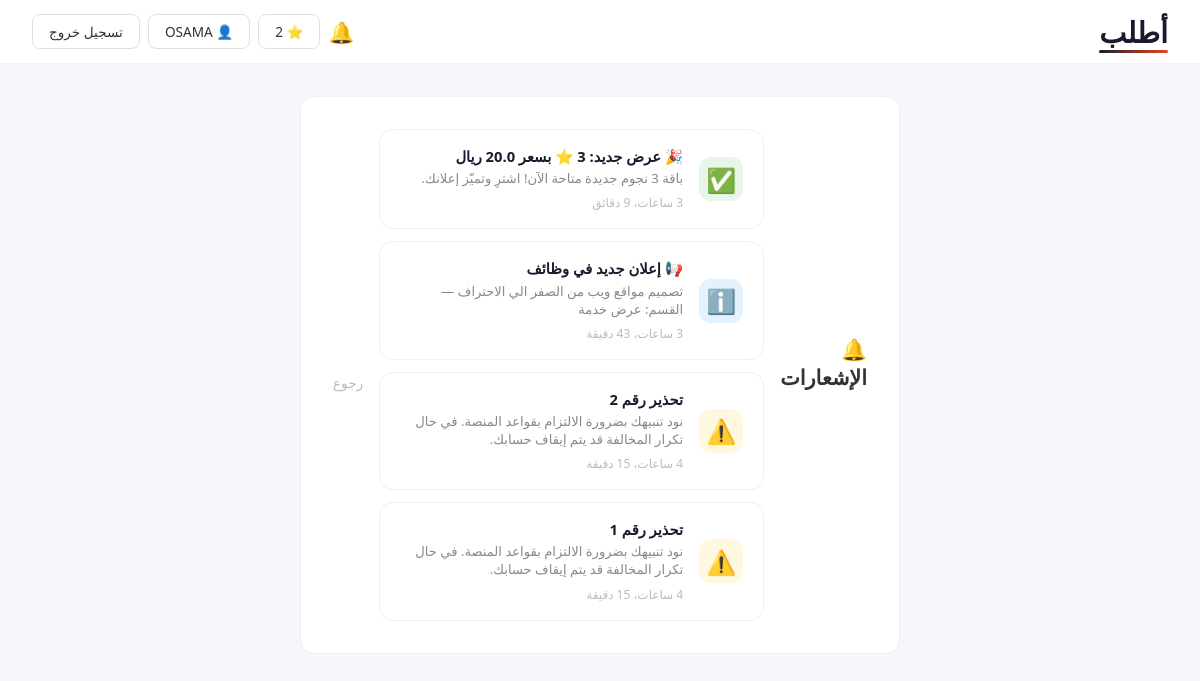
The app's page /notifications/ (signed in) with its own data.
### main/models.py (models this page shows, shortened)
class Subscription(models.Model):
    PLAN_CHOICES = [
        ('free', 'مجاني'),
        ('basic', 'أساسي'),
        ('premium', 'مميز'),
        ('vip', 'VIP'),
    ]
    user = models.OneToOneField(User, on_delete=models.CASCADE, related_name='subscription')
    plan = models.CharField(max_length=20, choices=PLAN_CHOICES, default='free')
    start_date = models.DateTimeField(auto_now_add=True)
    end_date = models.DateTimeField(null=True, blank=True)
    is_active = models.BooleanField(default=True)
    max_ads = models.IntegerField(default=5)
    featured_ads = models.IntegerField(default=0)
    contact_visible = models.BooleanField(default=True)
    stars = models.IntegerField(default=0)

class Notification(models.Model):
    TYPE_CHOICES = [
        ('warning', 'تحذير'),
        ('info', 'معلومات'),
        ('success', 'نجاح'),
        ('danger', 'خطأ'),
    ]
    user = models.ForeignKey(User, on_delete=models.CASCADE, related_name='notifications')
    type = models.CharField(max_length=20, choices=TYPE_CHOICES, default='info')
    title = models.CharField(max_length=200)
    message = models.TextField(blank=True)
    url = models.CharField(max_length=500, blank=True)
    is_read = models.BooleanField(default=False, db_index=True)
    created_at = models.DateTimeField(default=timezone.now)

### main/views.py (the view)
# urls.py: path('notifications/', views.notifications_view, name='notifications'),
def notifications_view(request):
    notifs = request.user.notifications.all().order_by('-created_at')
    unread = notifs.filter(is_read=False)
    unread.update(is_read=True)
    return render(request, 'main/notifications.html', {'notifications': notifs})

### main/context_processors.py (called while the page is built)
def unread_notifications(request):
    if request.user.is_authenticated:
        return {'unread_notifs': Notification.objects.filter(user=request.user, is_read=False).count()}
    return {'unread_notifs': 0}

### templates/main/notifications.html (shortened to what this page needs)
{% extends 'main/base.html' %}
{% block navbar %}
    <nav class="navbar">
        <div class="nav-right">
            <a href="{% url 'home' %}" class="logo">أطلب</a>
        </div>
        <div class="nav-left">
            <a href="{% url 'notifications' %}" class="nav-bell">🔔</a>
            <a href="{% url 'subscription_shop' %}" class="nav-btn">⭐ {{ user.subscription.stars }}</a>
            <a href="{% url 'profile' %}" class="nav-btn user-btn">👤 {{ user.username }}</a>
            <a href="{% url 'logout' %}" class="nav-btn">تسجيل خروج</a>
        </div>
    </nav>
{% endblock %}
{% block content %}
<div class="notif-page">
    <div class="notif-card" style="max-width:600px;margin:2rem auto;padding:2rem">
        <h2 style="margin-bottom:1.5rem;font-size:1.3rem">🔔 الإشعارات</h2>
        {% if notifications %}
        <div class="notif-list">
            {% for n in notifications %}
            <a href="{% if n.url %}{{ n.url }}{% else %}#{% endif %}" class="notif-card-link">
            <div class="notif-card {% if not n.is_read %}unread{% endif %}">
                <div class="notif-icon notif-{{ n.type }}">
                    {% if n.type == 'warning' %}⚠️{% elif n.type == 'danger' %}🔒{% elif n.type == 'success' %}✅{% else %}ℹ️{% endif %}
                </div>
                <div class="notif-body">
                    <h4>{{ n.title }}</h4>
                    {% if n.message %}<p>{{ n.message }}</p>{% endif %}
                    <span class="notif-date">{{ n.created_at|timesince }}</span>
                </div>
            </div>
            </a>
            {% empty %}
            <div class="notif-empty">لا توجد إشعارات</div>
            {% endfor %}
        </div>
        {% else %}
        <div class="profile-empty"><p>لا توجد إشعارات</p></div>
        {% endif %}
        <a href="{% url 'profile' %}" class="promote-cancel" style="margin-top:1rem">رجوع</a>
    </div>
</div>
{% endblock %}

### static/css/style.css (style rules this page uses)
* { margin: 0; padding: 0; box-sizing: border-box; }
body { font-family: 'Segoe UI', Tahoma, sans-serif; background: #f5f7fa; color: #333; }
.navbar { display: flex; justify-content: space-between; align-items: center; padding: 0 2rem; height: 64px; background: rgba(255,255,255,0.92); backdrop-filter: blur(12px); -webkit-backdrop-filter: blur(12px); border-bottom: 1px solid rgba(0,0,0,0.06); position: sticky; top: 0; z-index: 100; transition: box-shadow 0.3s; }
.logo { font-size: 1.8rem; font-weight: 900; color: #1a1a2e; text-decoration: none; position: relative; }
.logo::after { content: ''; position: absolute; bottom: -2px; left: 0; right: 0; height: 3px; background: linear-gradient(90deg, #1a1a2e, #e8491d); border-radius: 2px; }
.nav-left { display: flex; align-items: center; gap: 0.5rem; }
.nav-btn { padding: 0.45rem 1rem; border: 1px solid #e0e0e0; border-radius: 8px; background: #fff; cursor: pointer; font-size: 0.85rem; color: #333; text-decoration: none; transition: all 0.2s; white-space: nowrap; }
.promote-cancel { display: block; text-align: center; color: #bbb; text-decoration: none; font-size: 0.85rem; transition: 0.2s; }
.notif-card-link { text-decoration: none; color: inherit; display: block; }
.notif-list { display: flex; flex-direction: column; gap: 0.75rem; }
.notif-card { display: flex; align-items: center; gap: 1rem; background: #fff; border-radius: 14px; padding: 1rem 1.25rem; border: 1px solid #f0f0f0; transition: 0.2s; }
.notif-icon { font-size: 1.5rem; width: 44px; height: 44px; display: flex; align-items: center; justify-content: center; border-radius: 12px; flex-shrink: 0; }
.notif-warning { background: #fff8e1; }
.notif-success { background: #e8f5e9; }
.notif-info { background: #e3f2fd; }
.notif-body { flex: 1; }
.notif-body h4 { font-size: 0.92rem; color: #1a1a2e; margin-bottom: 0.2rem; }
.notif-body p { font-size: 0.82rem; color: #888; margin-bottom: 0.2rem; }
.notif-date { font-size: 0.75rem; color: #bbb; }
.nav-bell { position: relative; font-size: 1.3rem; text-decoration: none; }

### records on screen
Notification: title "🎉 عرض جديد: 3 ⭐ بسعر 20.0 ريال", message "باقة 3 نجوم جديدة متاحة الآن! اشترِ وتميّز إعلانك.", created_at "3 ساعات، 9 دقائق"
Notification: type "ℹ️", title "📢 إعلان جديد في وظائف", message "تصميم مواقع ويب من الصفر الي الاحتراف — القسم: عرض خدمة", created_at "3 ساعات، 43 دقيقة"
Notification: title "تحذير رقم 2", message "نود تنبيهك بضرورة الالتزام بقواعد المنصة. في حال تكرار المخالفة قد يتم إيقاف حسابك.", created_at "4 ساعات، 15 دقيقة"
Notification: title "تحذير رقم 1", message "نود تنبيهك بضرورة الالتزام بقواعد المنصة. في حال تكرار المخالفة قد يتم إيقاف حسابك.", created_at "4 ساعات، 15 دقيقة"

### other values on screen
{{ user.subscription.stars }} "2"
{{ user.username }} "OSAMA"
